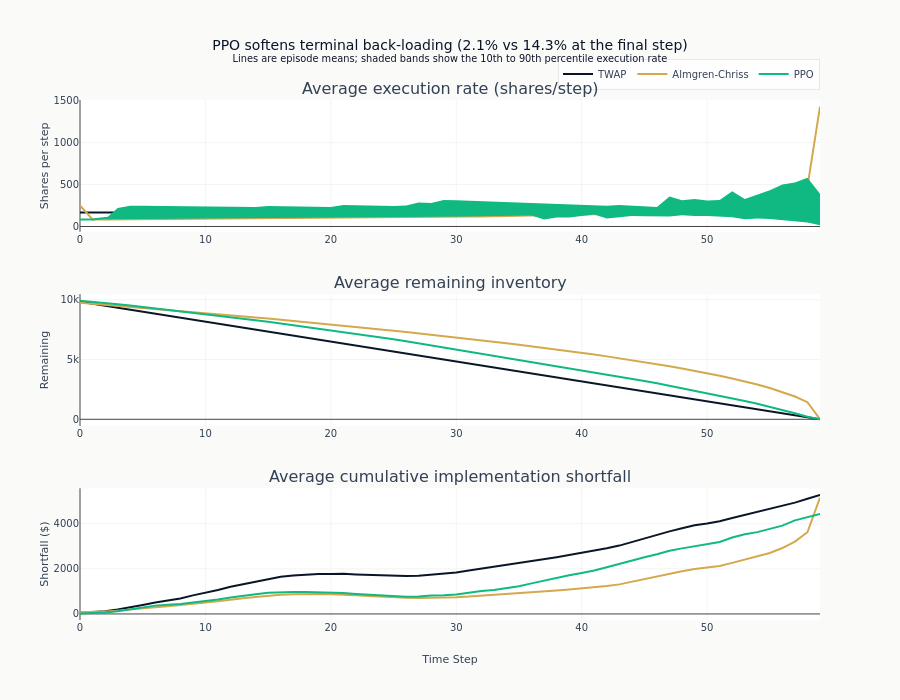

The code cell stored with this chart in its notebook:
### Code cell
# Configure layout and display
ppo_last_step = results["PPO"]["avg_last_step_share_pct"]
oracle_last_step = results["Almgren-Chriss"]["avg_last_step_share_pct"]
fig.update_layout(
    title=(
        f"PPO softens terminal back-loading ({ppo_last_step:.1f}% vs "
        f"{oracle_last_step:.1f}% at the final step)"
        "<br><sup>Lines are episode means; shaded bands show the 10th to 90th percentile execution rate</sup>"
    ),
    height=700,
    showlegend=True,
    legend=dict(orientation="h", yanchor="bottom", y=1.02, xanchor="right", x=1),
)

fig.update_yaxes(title_text="Shares per step", row=1, col=1)
fig.update_yaxes(title_text="Remaining", row=2, col=1)
fig.update_yaxes(title_text="Shortfall ($)", row=3, col=1)
fig.update_xaxes(title_text="Time Step", row=3, col=1)
fig.show()
